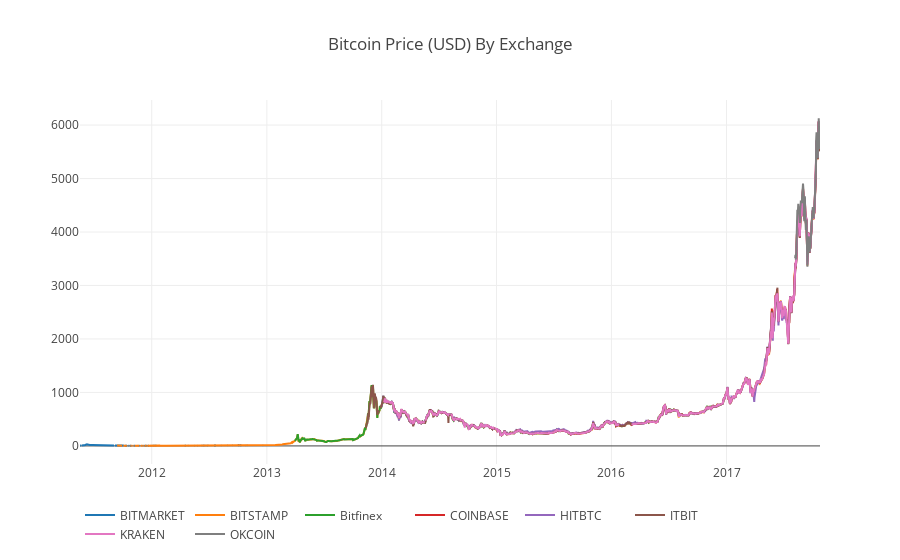

Notebook source saved alongside this figure:
### Code cell
btc_usd_datasets.replace(0, np.nan, inplace=True)
#Removing all values of 0 (when the exchanges had outages or were not present in the market.)
df_scatter(btc_usd_datasets, 'Bitcoin Price (USD) By Exchange')
'''Exchanges slightly differ in prices. Using multiple exchanges, we can determine if their trend in the market is somewhat similar, despite their difference in volume'''

### Figure 1 — Plotly figure (JSON) as saved in the notebook; plotly's stock layout.template omitted (floating-point values rounded to 4 significant figures; data arrays with more than 128 entries replaced by an {"elided": "..."} marker saying what was removed)
{"data": [{"name": "BITMARKET", "type": "scatter", "visible": "visible", "x": {"elided": "2353 str values"}, "y": {"elided": "2353 float values"}}, {"name": "BITSTAMP", "type": "scatter", "visible": "visible", "x": {"elided": "2353 str values"}, "y": {"elided": "2353 float values"}}, {"name": "Bitfinex", "type": "scatter", "visible": "visible", "x": {"elided": "2353 str values"}, "y": {"elided": "2353 float values"}}, {"name": "COINBASE", "type": "scatter", "visible": "visible", "x": {"elided": "2353 str values"}, "y": {"elided": "2353 float values"}}, {"name": "HITBTC", "type": "scatter", "visible": "visible", "x": {"elided": "2353 str values"}, "y": {"elided": "2353 float values"}}, {"name": "ITBIT", "type": "scatter", "visible": "visible", "x": {"elided": "2353 str values"}, "y": {"elided": "2353 float values"}}, {"name": "KRAKEN", "type": "scatter", "visible": "visible", "x": {"elided": "2353 str values"}, "y": {"elided": "2353 float values"}}, {"name": "OKCOIN", "type": "scatter", "visible": "visible", "x": {"elided": "2353 str values"}, "y": {"elided": "2353 float values"}}], "layout": {"legend": {"orientation": "h"}, "title": "Bitcoin Price (USD) By Exchange", "xaxis": {"type": "date"}, "yaxis": {"showticklabels": true, "title": "", "type": "linear"}}}
